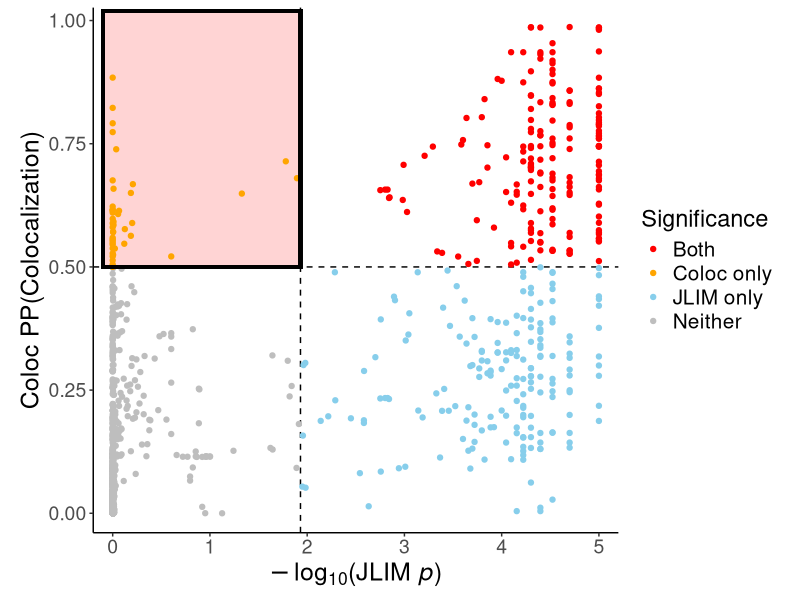
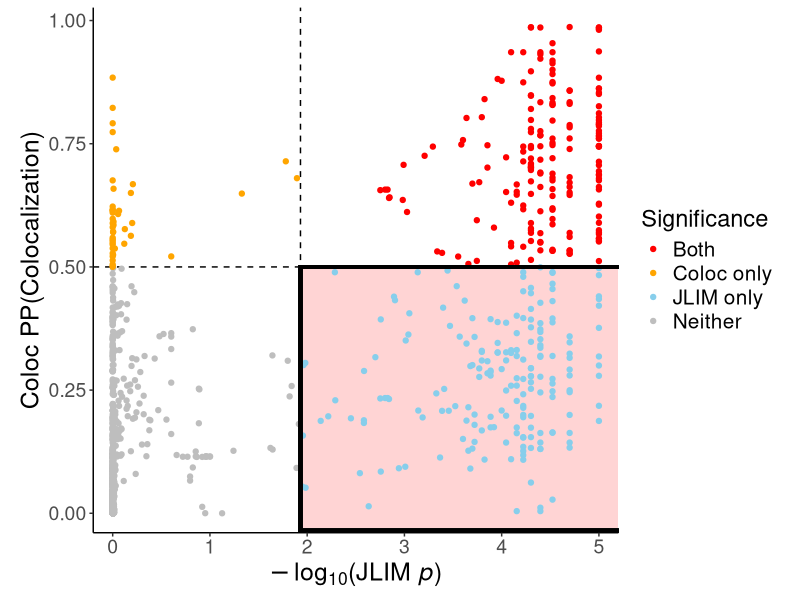

These figures' R source, in order:
library(ggplot2, quietly = TRUE)
library(dplyr, quietly = TRUE)
library(cowplot, quietly = TRUE)
library(forcats, quietly = TRUE)
library(patchwork, quietly = TRUE)


#### Figure 2a - JLIM vs Coloc scatterplot ####

# Reading JLIM and Coloc results
jlim_v_coloc <- read.csv('../data/Fig2/JLIM_COLOC.all.stat.txt', header = T, sep ='\t')

## FDR threshold for JLIM statistics
# (0.01172 * 1621) / sum(jlim_v_coloc$jlimp < 0.01172) ~ 0.05
# Therefore, JLIM p value threshold 0.01172 will be used for FDR 5%
jlim_threshold <- 0.01172

# Determining statistical significance
jlim_v_coloc["jlim"] <- ifelse(jlim_v_coloc$jlim_p <=  jlim_threshold, 1, 0)
jlim_v_coloc["coloc"] <- ifelse(jlim_v_coloc$coloc_H4 >= 0.5, 1, 0)
jlim_v_coloc["status"] <- ifelse(jlim_v_coloc$jlim & jlim_v_coloc$coloc, "both", ifelse(jlim_v_coloc$jlim & !jlim_v_coloc$coloc,"jlim_only", ifelse(jlim_v_coloc$coloc, "coloc_only", "neither")))
jlim_v_coloc["jlimp"] <- ifelse(jlim_v_coloc$jlim_p == 0, 1/(10^5+1), jlim_v_coloc$jlim_p)

## Supp Figure 2
## JLIM X Coloc O
p_supp_2a <- ggplot(jlim_v_coloc) + theme_classic() +
  geom_hline(yintercept = 0.5, linetype = 2) + geom_vline(xintercept = -log10(jlim_threshold), linetype = 2) +
  geom_rect(xmin=-0.1, xmax=-log10(jlim_threshold), ymin=0.5, ymax=1.02, fill="#FFF4C0", alpha=0.01) +
  geom_point(aes(x=-log10(jlimp), y = coloc_H4, color = status), alpha=1) +
  geom_rect(xmin=-0.1, xmax=-log10(jlim_threshold), ymin=0.5, ymax=1.02, fill="#FFF4C0", alpha=0, color='black', size=1.1) +
  scale_color_manual("Significance", values = c('red', 'orange', 'skyblue', 'gray'), labels=c("Both", "Coloc only", "JLIM only", "Neither")) +
  xlab(expression(paste(-log[10],"(JLIM ",italic(p),")"))) + ylab("Coloc PP(Colocalization)") +
  theme(axis.title.x = element_text(size=18), axis.title.y = element_text(size=18),
        axis.text.x = element_text(size=14), axis.text.y = element_text(size=14),
        legend.title=element_text(size=17), legend.text = element_text(size=15)) +
  scale_y_continuous(expand = expansion(mult = c(.04, .04))) + scale_x_continuous(expand = expansion(mult = c(.04, .04))) +
  theme(aspect.ratio=1)

## JLIM O Coloc X
p_supp_2b <- ggplot(jlim_v_coloc) + theme_classic() +
  geom_hline(yintercept = 0.5, linetype = 2) + geom_vline(xintercept = -log10(jlim_threshold), linetype = 2) +
  geom_rect(xmin=-log10(jlim_threshold), xmax=5.28, ymin=-0.035, ymax=0.5, fill="#FFF4C0", alpha=0.01) +
  geom_point(aes(x=-log10(jlimp), y = coloc_H4, color = status), alpha=1) +
  geom_rect(xmin=-log10(jlim_threshold), xmax=5.28, ymin=-0.035, ymax=0.5, fill="#FFF4C0", alpha=0, color='black', size=1.1) +
  scale_color_manual("Significance", values = c('red', 'orange', 'skyblue', 'gray'), labels=c("Both", "Coloc only", "JLIM only", "Neither")) +
  xlab(expression(paste(-log[10],"(JLIM ",italic(p),")"))) + ylab("Coloc PP(Colocalization)") +
  theme(axis.title.x = element_text(size=18), axis.title.y = element_text(size=18),
        axis.text.x = element_text(size=14), axis.text.y = element_text(size=14),
        legend.title=element_text(size=17), legend.text = element_text(size=15)) +
  scale_y_continuous(expand = expansion(mult = c(.04, .04))) + scale_x_continuous(expand = expansion(mult = c(.04, .04))) +
  theme(aspect.ratio=1)


ggsave('../figures/Supp2_a.pdf',
       plot = p_supp_2a,
       device='pdf',
       width=200, height=160, units="mm")

ggsave('../figures/Supp2_b.pdf',
       plot = p_supp_2b,
       device='pdf',
       width=200, height=160, units="mm")
